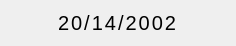
<?xml version="1.0" encoding="UTF-8"?>
<ui version="4.0">
 <class>Date_picker</class>
 <widget class="QWidget" name="Date_picker">
  <property name="geometry">
   <rect>
    <x>0</x>
    <y>0</y>
    <width>236</width>
    <height>45</height>
   </rect>
  </property>
  <property name="maximumSize">
   <size>
    <width>236</width>
    <height>45</height>
   </size>
  </property>
  <property name="windowTitle">
   <string>Form</string>
  </property>
  <layout class="QGridLayout" name="gridLayout">
   <item row="0" column="0">
    <widget class="QLabel" name="label">
     <property name="styleSheet">
      <string notr="true">font-family : Arial ; 
font-size : 20px ; 
letter-spacing : 2px ; </string>
     </property>
     <property name="text">
      <string>20/14/2002</string>
     </property>
     <property name="alignment">
      <set>Qt::AlignCenter</set>
     </property>
    </widget>
   </item>
  </layout>
 </widget>
 <resources/>
 <connections/>
</ui>
